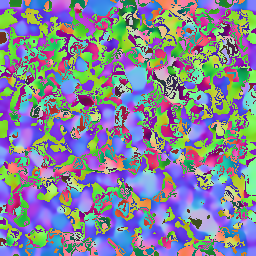
#> input picture notes/2018-04-24-redo-report-figs-with-dtype-fix/figs/RGB_raw_d1_n3_sl84.png, 256 x 256 px, given in place of recon_2x_stack-1.tif, which was not available
$ python make_RGB_figs.py
#> lines starting #> are read from the running program, lines starting #| are printed output that depends on the picture; pictures that were not available may be replaced by others from this repository, and a replacement may not be noted
#> in imread, returned value is the input picture: shape (256, 256, 3); mean R, G, B 130.9, 132.6, 151.8
### strtens/util.py
import numpy as np
from scipy.ndimage import gaussian_filter
from skimage import io, img_as_float


def structure_tensor_eig(im, d_sigma=1, n_sigma=1, mode='constant', cval=0):
    '''
    Returns the eigenvalues and eigenvectors of the structure tensor
    for an image.
    '''

    Spp, Spr, Spc, Srr, Src, Scc = structure_tensor(
        im, d_sigma=d_sigma, n_sigma=n_sigma, mode=mode, cval=cval)

    S = np.array([[Spp, Spr, Spc],
                  [Spr, Srr, Src],
                  [Spc, Src, Scc]])

    # np.linalg.eigh requires shape = (...,3,3)
    S = np.moveaxis(S, [0, 1], [3, 4])

    evals, evectors = np.linalg.eigh(S)
    return evals, evectors


def structure_tensor(image, d_sigma=1, n_sigma=1, mode='constant', cval=0):
    """
    Computes the structure tensor elements
    """
#> called with d_sigma = 1, n_sigma = 3, mode = 'nearest', cval = 0

    image = np.squeeze(image)
    image = img_as_float(image)  # prevents overflow for uint8 xray data

    imp, imr, imc = compute_derivatives(
        image, d_sigma=d_sigma, mode=mode, cval=cval)
#> in compute_derivatives, `imc = gaussian_filter( image, d_sigma, order=[0, 0, 1], mode=mode, cva..`:
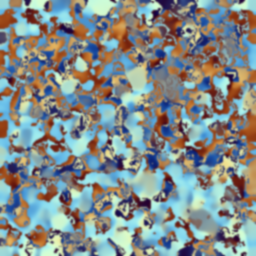
#> imc: shape (256, 256, 3) float64; mean R, G, B 0.0116, 0.0298, 0.0281; drawn with min black and max white

    # structure tensor
    Spp = gaussian_filter(imp * imp, n_sigma, mode=mode, cval=cval)
    Spr = gaussian_filter(imp * imr, n_sigma, mode=mode, cval=cval)
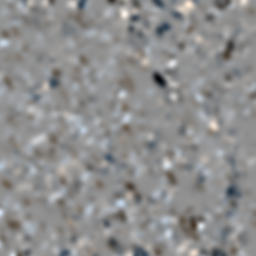
#> Spr: shape (256, 256, 3) float64; mean R, G, B -6.4e-05, -5.94e-05, -5.53e-05; drawn with min black and max white
    Spc = gaussian_filter(imp * imc, n_sigma, mode=mode, cval=cval)
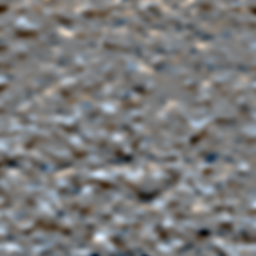
#> Spc: shape (256, 256, 3) float64; mean R, G, B 1.57e-05, 1.55e-05, 1.53e-05; drawn with min black and max white
    Srr = gaussian_filter(imr * imr, n_sigma, mode=mode, cval=cval)
    Src = gaussian_filter(imr * imc, n_sigma, mode=mode, cval=cval)
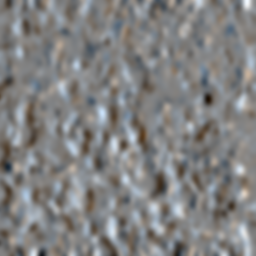
#> Src: shape (256, 256, 3) float64; mean R, G, B 2.91e-06, 3.28e-06, 3.7e-06; drawn with min black and max white
    Scc = gaussian_filter(imc * imc, n_sigma, mode=mode, cval=cval)

    return Spp, Spr, Spc, Srr, Src, Scc


def rescale(a, scale=1.0, dtype=None, maxperc=None):
    '''
    Rescales an array to 0-scale
    '''
    if dtype is None:
        dtype = a.dtype

    shifted = a - a.min()

    if maxperc is not None:
        thresh = np.percentile(shifted, maxperc)
        shifted[shifted > thresh] = thresh

    return (scale * (shifted / shifted.max())).astype(dtype)


def compute_derivatives(image, d_sigma=1.0, mode='constant', cval=0):
    """
    Compute derivatives in row, column and plane directions using convolution
    with Gaussian partial derivatives
    """

    imp = gaussian_filter(
        image, d_sigma, order=[1, 0, 0], mode=mode, cval=cval)
    imr = gaussian_filter(
        image, d_sigma, order=[0, 1, 0], mode=mode, cval=cval)
    imc = gaussian_filter(
        image, d_sigma, order=[0, 0, 1], mode=mode, cval=cval)

    return imp, imr, imc


def make_rgb(im, scalar=None, maxperc=None):
    '''
    Converts an array to 0-255 8-bit, scaled by AI for export to RGB
    '''

    if scalar is not None:
        rgb = (rescale(im, scale=255) *
               np.expand_dims(scalar, -1)).astype(np.uint8)
    else:
        rgb = rescale(im, scale=255)

    if maxperc is not None:
        return rescale(rgb, scale=255, maxperc=maxperc)
    else:
        return rgb.astype(np.uint8)


def imread(fn):
    return io.imread(fn)


def imsave(fn, im, rgb=False, scalar=None,
           maxperc=None, dtype=None):

    if rgb:
        im = make_rgb(im, scalar, maxperc)
    if dtype is not None:
        im = im.astype(dtype)

    io.imsave(fn, im)


# [70 lines left out: functions split_comps, make_prc, fibonacci_sphere, make_sphere, make_ODF, colormap, not called in this run]

### strtens/structuretensor.py
import numpy as np
from .util import structure_tensor_eig


class StructureTensor(object):
    def __init__(self, im, d_sigma=1.0, n_sigma=1.0,
                 gaussmode='nearest', cval=0):
        self.evals, self.evectors = structure_tensor_eig(im=im,
                                                         d_sigma=d_sigma,
                                                         n_sigma=n_sigma,
                                                         mode=gaussmode,
                                                         cval=cval)

    def get_orientations(self):
        '''
        Returns principal orientation vector from a 3D volume
        using the structure tensor.
        '''

        # taking vector w/ smallest eval
        self.orientations = self.evectors[..., 0]
        return self.orientations

    def get_anisotropy_index(self, metric='westin'):
        '''
        Calculates fractional anisotropy image from the eigenvalues image.
        Eigenvalues are ordered from smallest to largest, so t1 > t2 > t3.
        '''
#> called with metric = 'westin'

        t1 = self.evals[..., 2]  # largest
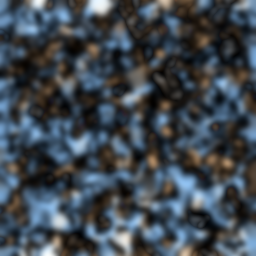
#> t1: shape (256, 256, 3) float64; mean of channels 0, 1, 2 0.00999, 0.011, 0.0121; drawn with min black and max white
        t2 = self.evals[..., 1]  # middle
        t3 = self.evals[..., 0]  # smallest
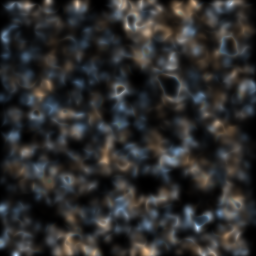
#> t3: shape (256, 256, 3) float64; mean of channels 0, 1, 2 0.00123, 0.00123, 0.00123; drawn with min black and max white

        with np.errstate(invalid='ignore'):
            if metric == 'westin':
                self.AI = np.where(t1 != 0, (t2 - t3) / t1, np.zeros_like(t1))
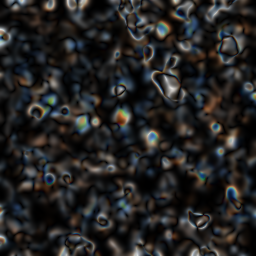
#> self.AI: shape (256, 256, 3) float64; mean of channels 0, 1, 2 0.145, 0.142, 0.141; drawn as R, G, B
            elif metric == 'fa':
                norm2 = t1**2 + t2**2 + t3**2
                self.AI = np.where(norm2 != 0,
                                   np.sqrt(((t1 - t2)**2 +
                                            (t2 - t3)**2 +
                                            (t1 - t3)**2) / (2 * norm2)),
                                   np.zeros_like(t1))

        return self.AI

    def results(self, metric='westin'):
        '''
        Quick method to return anisotropy index and orientation vectors
        '''
        return self.get_anisotropy_index(metric=metric), self.get_orientations()

### notes/2018-04-24-redo-report-figs-with-dtype-fix/calculations/make_RGB_figs.py
import numpy as np
from strtens.util import imread, imsave
from strtens import StructureTensor
from time import time

print('Reading image')
im = imread('../../../data/xray/recon_2x_stack-1.tif')

print('Structure tensor analysis')
d = 1
n = 3
a = time()
AI, vectors = StructureTensor(im,
                              d_sigma=d,
                              n_sigma=n).results()
b = time()
print('{} seconds elapsed'.format(np.round(b - a, 3)))

# To make x = red, y = green, z = blue
vectors = np.flip(vectors, axis=-1)

print('Saving')
slnum = 84

# Raw data
imsave(fn='../figs/xray_sl{}.png'.format(slnum),
       im=im[slnum],
       dtype=im.dtype)
#> in imsave, `im = im.astype(dtype)`: im = 256 rows, first 8: [126, 108, 253], [126, 104, 252], [125, 100, 252], [125, 94, 250], [124, 88, 248], [123, 82, 246], [121, 76, 244], [117, 69, 240]

# Raw RGB/Orientation image
imsave(fn='../figs/RGB_raw_d{}_n{}_sl{}.png'.format(d, n, slnum),
       im=vectors[slnum],
       rgb=True)

# RGB/Orientation image scaled by AI
imsave(fn='../figs/RGB_scaled_d{}_n{}_sl{}.png'.format(d, n, slnum),
       im=vectors[slnum],
       rgb=True,
       scalar=AI[slnum],
       maxperc=99)  # d2n7 yields low AI w/ Westin, this gives better display

$ run again, on notes/2018-04-09-structure-tensor-update/figs/RGB_raw_d2_n7_sl84.png
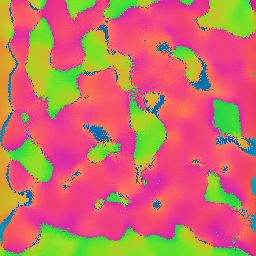
#> input picture notes/2018-04-09-structure-tensor-update/figs/RGB_raw_d2_n7_sl84.png, 256 x 256 px, given in place of recon_2x_stack-1.tif, which was not available
#> in imread, returned value is the input picture: shape (256, 256, 3); mean R, G, B 201.8, 113.3, 102.6
#> in structure_tensor, `Scc = gaussian_filter(imc * imc, n_sigma, mode=mode, cval=cval)`:
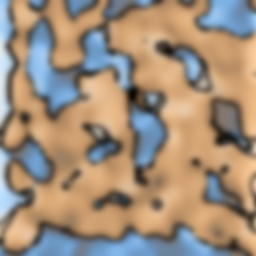
#> Scc: shape (256, 256, 3) float64; mean R, G, B 0.0251, 0.0225, 0.0199; drawn with min black and max white
#> in get_anisotropy_index, `self.AI = np.where(t1 != 0, (t2 - t3) / t1, np.zeros_like(t1))`:
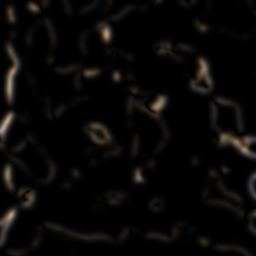
#> self.AI: shape (256, 256, 3) float64; mean of channels 0, 1, 2 0.0371, 0.0326, 0.0287; drawn as R, G, B
#> im = 256 rows, first 8: [225, 147, 43], [226, 147, 44], [227, 146, 45], [228, 145, 46], [227, 150, 46], [230, 145, 48], [232, 142, 51], [237, 134, 56]
